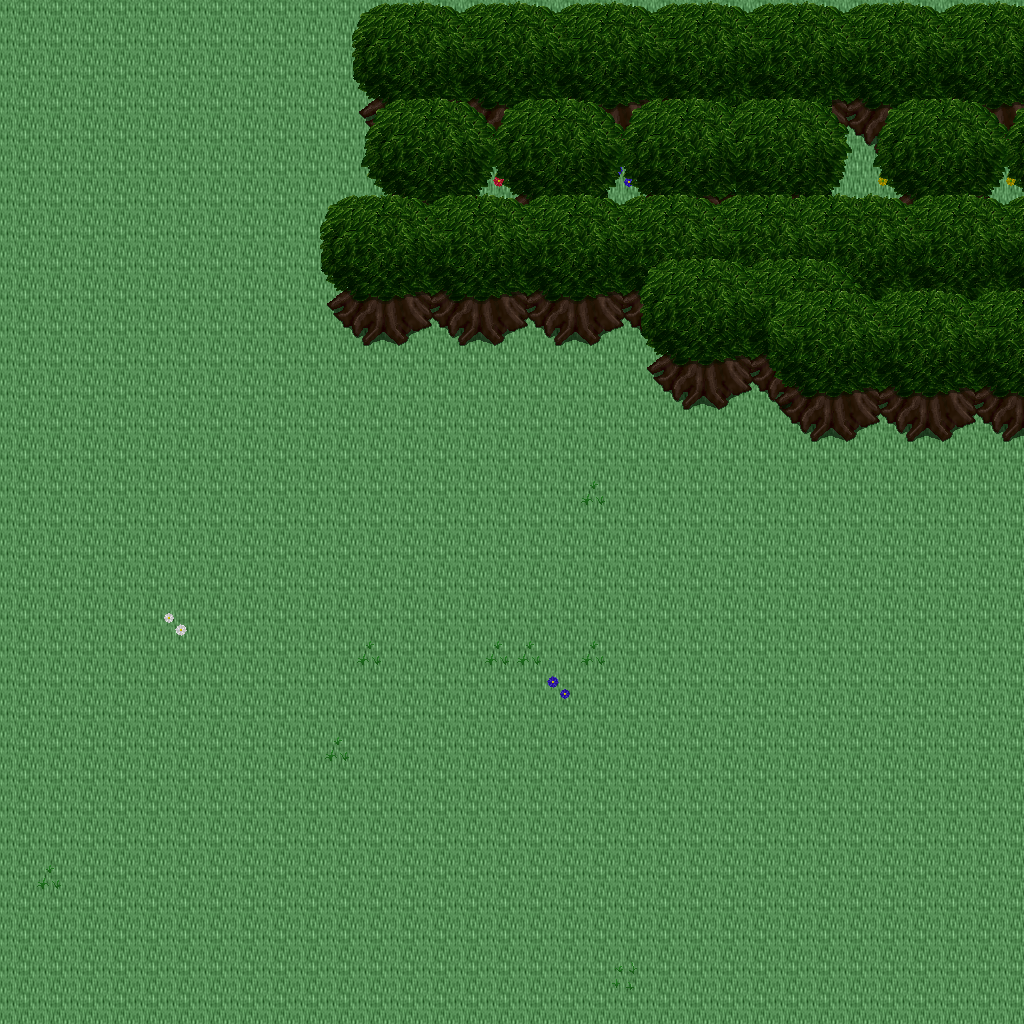

A 2D game scene composited from a Tiled map and its tileset images. What follows is a short description and the map's XML, with each tile layer's data collapsed to a summary:
An orthogonal 32x32 tile map with 32x32 px tiles, 5 tile layers (Ground, Objects, Objects2, Above, ...), 1 hidden layer not drawn, 18 tilesets.

<map version="1.10" tiledversion="1.11.0" orientation="orthogonal" renderorder="right-down" width="32" height="32" tilewidth="32" tileheight="32" infinite="0" nextlayerid="11" nextobjectid="1">
 <tileset firstgid="1" name="ground_ground" tilewidth="32" tileheight="32" tilecount="33" columns="3">
  <image source="../drawable/ground_ground.png" width="96" height="352" />
 </tileset>
 <tileset firstgid="34" name="plant_flower_daisy_white" tilewidth="32" tileheight="32" tilecount="8" columns="2">
  <image source="../drawable/plant_flower_daisy_white.png" width="64" height="128" />
 </tileset>
 <tileset firstgid="42" name="plant_grasses" tilewidth="32" tileheight="32" tilecount="6" columns="3">
  <image source="../drawable/plant_grasses.png" width="96" height="64" />
 </tileset>
 <tileset firstgid="48" name="plant_flower_daisy_yellow" tilewidth="32" tileheight="32" tilecount="8" columns="2">
  <image source="../drawable/plant_flower_daisy_yellow.png" width="64" height="128" />
 </tileset>
 <tileset firstgid="56" name="plant_flower_daisy_blue" tilewidth="32" tileheight="32" tilecount="8" columns="2">
  <image source="../drawable/plant_flower_daisy_blue.png" width="64" height="128" />
 </tileset>
 <tileset firstgid="64" name="plant_flower_daisy_red" tilewidth="32" tileheight="32" tilecount="8" columns="2">
  <image source="../drawable/plant_flower_daisy_red.png" width="64" height="128" />
 </tileset>
 <tileset firstgid="72" name="plant_tree_tree_darkgreen" tilewidth="32" tileheight="32" tilecount="88" columns="8">
  <image source="../drawable/plant_tree_tree_darkgreen.png" width="256" height="352" />
 </tileset>
 <tileset firstgid="160" name="logic_creature_animal" tilewidth="32" tileheight="32" tilecount="32" columns="8">
  <image source="../drawable/logic_creature_animal.png" width="256" height="128" />
 </tileset>
 <tileset firstgid="192" name="logic_creature_elf" tilewidth="32" tileheight="32" tilecount="16" columns="8">
  <image source="../drawable/logic_creature_elf.png" width="256" height="64" />
 </tileset>
 <tileset firstgid="208" name="logic_collision" tilewidth="32" tileheight="32" tilecount="1" columns="1">
  <image source="../drawable/logic_collision.png" width="32" height="32" />
 </tileset>
 <tileset firstgid="209" name="logic_creature_human_evil" tilewidth="32" tileheight="32" tilecount="16" columns="8">
  <image source="../drawable/logic_creature_human_evil.png" width="256" height="64" />
 </tileset>
 <tileset firstgid="225" name="logic_portal" tilewidth="32" tileheight="32" tilecount="24" columns="8">
  <image source="../drawable/logic_portal.png" width="256" height="96" />
 </tileset>
 <tileset firstgid="249" name="ground_green_paving" tilewidth="32" tileheight="32" tilecount="18" columns="3">
  <image source="../drawable/ground_green_paving.png" width="96" height="192" />
 </tileset>
 <tileset firstgid="267" name="ground_water_swamp_water" tilewidth="32" tileheight="32" tilecount="33" columns="3">
  <image source="../drawable/ground_water_swamp_water.png" width="96" height="352" />
 </tileset>
 <tileset firstgid="300" name="plant_grasses_swamp" tilewidth="32" tileheight="32" tilecount="42" columns="6">
  <image source="../drawable/plant_grasses_swamp.png" width="192" height="224" />
 </tileset>
 <tileset firstgid="342" name="logic_protection" tilewidth="32" tileheight="32" tilecount="2" columns="2">
  <image source="../drawable/logic_protection.png" width="64" height="32" />
 </tileset>
 <tileset firstgid="344" name="logic_creature_ogre" tilewidth="32" tileheight="32" tilecount="4" columns="4">
  <image source="../drawable/logic_creature_ogre.png" width="128" height="32" />
 </tileset>
 <tileset firstgid="348" name="logic_creature_undead_skeleton" tilewidth="32" tileheight="32" tilecount="6" columns="6">
  <image source="../drawable/logic_creature_undead_skeleton.png" width="192" height="32" />
 </tileset>
 <layer id="1" name="Ground" width="32" height="32">
  <data>[1024 cells, 1024 non-empty, 1 distinct tile ids]</data>
 </layer>
 <layer id="2" name="Objects" width="32" height="32">
  <data>[1024 cells, 141 non-empty, 27 distinct tile ids]</data>
 </layer>
 <layer id="3" name="Objects2" width="32" height="32">
  <data>[1024 cells, 12 non-empty, 8 distinct tile ids]</data>
 </layer>
 <layer id="4" name="Above" width="32" height="32">
  <data>[1024 cells, 224 non-empty, 35 distinct tile ids]</data>
 </layer>
 <layer id="5" name="Above2" width="32" height="32">
  <data>[1024 cells, 10 non-empty, 7 distinct tile ids]</data>
 </layer>
 <layer id="6" name="Walkable" width="32" height="32" visible="0">
  <data>[1024 cells, 192 non-empty, 1 distinct tile ids]</data>
 </layer>
 <objectgroup id="7" name="Mapevents" />
 <objectgroup id="8" name="Spawn" />
 <objectgroup id="9" name="Keys" />
 <objectgroup id="10" name="Replace" />
</map>
